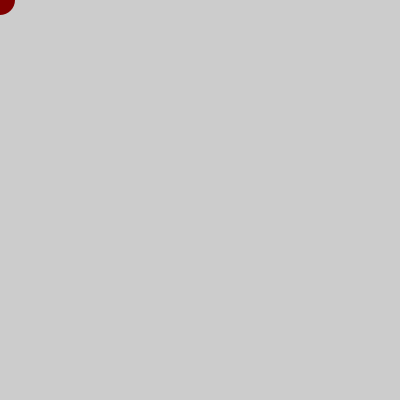
Frame 1 (no input)
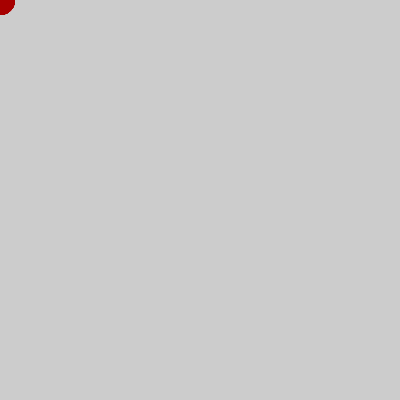
Frame 60 (the mouse pressed at the canvas centre just before this capture)
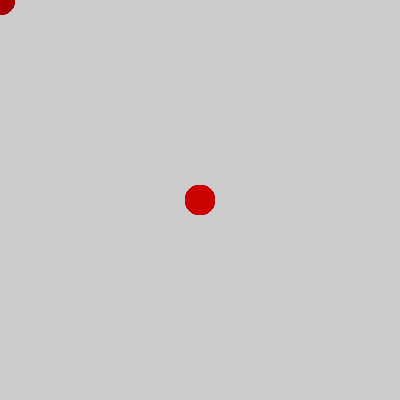
Frame 120 (the mouse held since frame 60 and released just before this capture)

The Processing sketch that drew these frames (run headless with seeded random() and noise(); from frame 60 on, the mouse is pressed at the canvas centre):

// Processing sketch: Red_Snake_Paso_05
// ── Red_Snake_Paso_05.pde
/*
 * Red Snake (Serpiente Roja)
 * Paso 5
 */

int rojo = 255;
int tiempo = 0;
 
void setup() {
  size(400, 400);
}

void draw() {
  tiempo = tiempo + 1;  // Incrementa el tiempo en una unidad
  rojo = int(128 * (1 + sin(tiempo * 2 * PI / frameRate / 20)));  // Cambia el rojo, repite el color cada 20s
  
  noStroke();             
  fill(rojo, 0, 0);          
  ellipse(mouseX, mouseY, 30, 30); 
}
